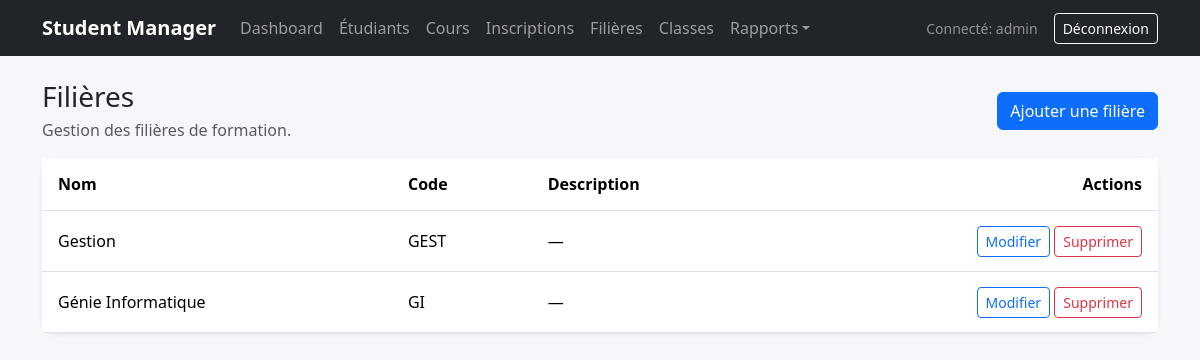
The app's page /programs/ (signed in) with its own data.
### academics/models.py (models this page shows, shortened)
class Program(models.Model):
    name = models.CharField(max_length=120)
    code = models.CharField(max_length=20, unique=True)
    description = models.TextField(blank=True)
    class Meta:
        ordering = ['name']
        verbose_name = 'Filière'
        verbose_name_plural = 'Filières'

### academics/views.py (the view)
# urls.py: path('programs/', views.ProgramListView.as_view(), name='program_list'),
class ProgramListView(LoginRequiredMixin, PermissionRequiredMixin, ListView):
    model = Program
    permission_required = 'academics.view_program'
    template_name = 'academics/program_list.html'
    context_object_name = 'programs'

### templates/academics/program_list.html (shortened to what this page needs)
{% extends 'base.html' %}
{% block content %}
<div class="d-flex justify-content-between align-items-center mb-3">
    <div>
        <h1 class="h3 mb-1">Filières</h1>
        <p class="text-muted mb-0">Gestion des filières de formation.</p>
    </div>
    <a class="btn btn-primary" href="{% url 'program_add' %}">Ajouter une filière</a>
</div>
<div class="card shadow-sm">
    <div class="table-responsive">
        <table class="table table-hover align-middle mb-0">
            <thead><tr><th>Nom</th><th>Code</th><th>Description</th><th class="text-end">Actions</th></tr></thead>
            <tbody>
            {% for program in programs %}
                <tr>
                    <td>{{ program.name }}</td>
                    <td>{{ program.code }}</td>
                    <td>{{ program.description|default:'—' }}</td>
                    <td class="text-end">
                        <a class="btn btn-sm btn-outline-primary" href="{% url 'program_edit' program.pk %}">Modifier</a>
                        <a class="btn btn-sm btn-outline-danger" href="{% url 'program_delete' program.pk %}">Supprimer</a>
                    </td>
                </tr>
            {% empty %}
                <tr><td colspan="4" class="text-center text-muted py-4">Aucune filière trouvée.</td></tr>
            {% endfor %}
            </tbody>
        </table>
    </div>
</div>
{% endblock %}

### templates/base.html (shortened to what this page needs)
{% load static %}
<!DOCTYPE html>
<html lang="fr">
<head>
    <link href="https://cdn.jsdelivr.net/npm/bootstrap@5.3.3/dist/css/bootstrap.min.css" rel="stylesheet">
    <link rel="stylesheet" href="{% static 'css/app.css' %}">
</head>
<body>
    <nav class="navbar navbar-expand-lg navbar-dark bg-dark mb-4">
        <div class="container">
            <a class="navbar-brand" href="{% url 'dashboard' %}">Student Manager</a>
            {% if user.is_authenticated %}
            <div class="collapse navbar-collapse" id="mainNav">
                <ul class="navbar-nav me-auto mb-2 mb-lg-0">
                    <li class="nav-item"><a class="nav-link" href="{% url 'dashboard' %}">Dashboard</a></li>
                    <li class="nav-item"><a class="nav-link" href="{% url 'student_list' %}">Étudiants</a></li>
                    <li class="nav-item"><a class="nav-link" href="{% url 'course_list' %}">Cours</a></li>
                    <li class="nav-item"><a class="nav-link" href="{% url 'enrollment_list' %}">Inscriptions</a></li>
                    <li class="nav-item"><a class="nav-link" href="{% url 'program_list' %}">Filières</a></li>
                    <li class="nav-item"><a class="nav-link" href="{% url 'classroom_list' %}">Classes</a></li>
                    <li class="nav-item dropdown">
                        <a class="nav-link dropdown-toggle" href="#" role="button" data-bs-toggle="dropdown">Rapports</a>
                    </li>
                </ul>
                <div class="d-flex align-items-center gap-3">
                    <span class="text-white-50 small">Connecté: {{ user.username }}</span>
                    <form method="post" action="{% url 'logout' %}">
                        <button class="btn btn-outline-light btn-sm" type="submit">Déconnexion</button>
                    </form>
                </div>
            </div>
            {% endif %}
        </div>
    </nav>
    <main class="container pb-5">
        {% block content %}{% endblock %}
    </main>
</body>
</html>

### static/css/app.css (style rules this page uses)
body { background-color: #f5f7fb; }
.card { border: 0; border-radius: 1rem; }
.table > :not(caption) > * > * { padding: 0.9rem 1rem; }
.navbar-brand { font-weight: 700; }

### records on screen
Program: name "Gestion", code "GEST", description "—"
Program: name "Génie Informatique", code "GI", description "—"

### other values on screen
{{ user.username }} "admin"
